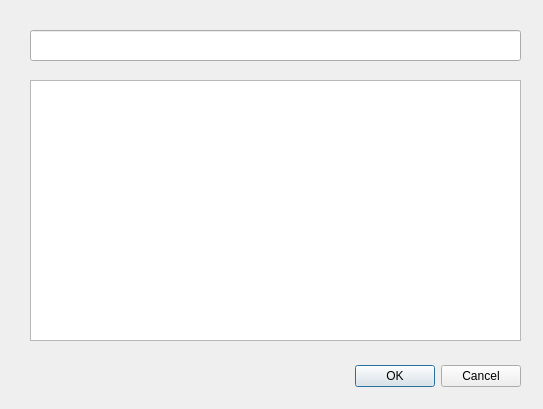
<?xml version="1.0" encoding="UTF-8"?>
<ui version="4.0">
 <class>Input</class>
 <widget class="QDialog" name="Input">
  <property name="geometry">
   <rect>
    <x>0</x>
    <y>0</y>
    <width>543</width>
    <height>409</height>
   </rect>
  </property>
  <property name="windowTitle">
   <string>Dialog</string>
  </property>
  <widget class="QDialogButtonBox" name="buttonBox">
   <property name="geometry">
    <rect>
     <x>180</x>
     <y>360</y>
     <width>341</width>
     <height>32</height>
    </rect>
   </property>
   <property name="orientation">
    <enum>Qt::Horizontal</enum>
   </property>
   <property name="standardButtons">
    <set>QDialogButtonBox::Cancel|QDialogButtonBox::Ok</set>
   </property>
  </widget>
  <widget class="QTextEdit" name="contenido">
   <property name="geometry">
    <rect>
     <x>30</x>
     <y>80</y>
     <width>491</width>
     <height>261</height>
    </rect>
   </property>
  </widget>
  <widget class="QLineEdit" name="nombre">
   <property name="geometry">
    <rect>
     <x>30</x>
     <y>30</y>
     <width>491</width>
     <height>31</height>
    </rect>
   </property>
  </widget>
 </widget>
 <resources/>
 <connections>
  <connection>
   <sender>buttonBox</sender>
   <signal>accepted()</signal>
   <receiver>Input</receiver>
   <slot>accept()</slot>
   <hints>
    <hint type="sourcelabel">
     <x>248</x>
     <y>254</y>
    </hint>
    <hint type="destinationlabel">
     <x>157</x>
     <y>274</y>
    </hint>
   </hints>
  </connection>
  <connection>
   <sender>buttonBox</sender>
   <signal>rejected()</signal>
   <receiver>Input</receiver>
   <slot>reject()</slot>
   <hints>
    <hint type="sourcelabel">
     <x>316</x>
     <y>260</y>
    </hint>
    <hint type="destinationlabel">
     <x>286</x>
     <y>274</y>
    </hint>
   </hints>
  </connection>
 </connections>
</ui>
